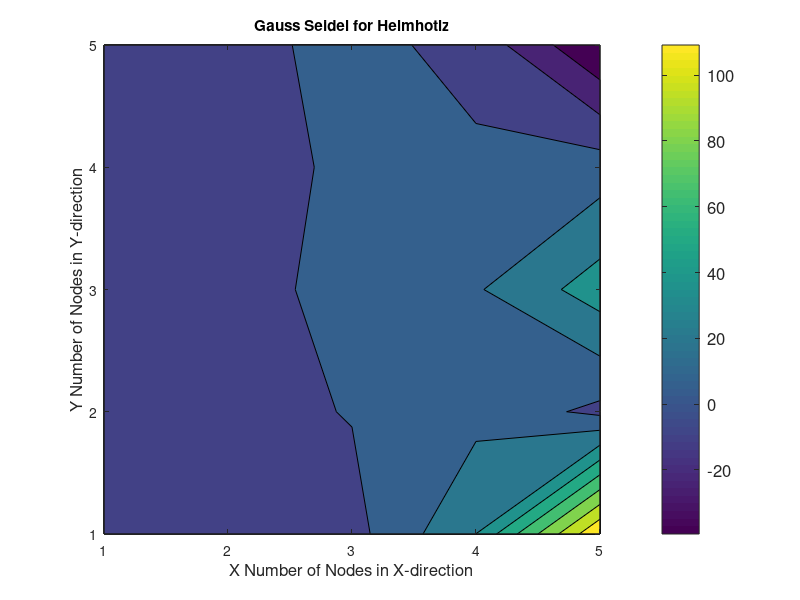
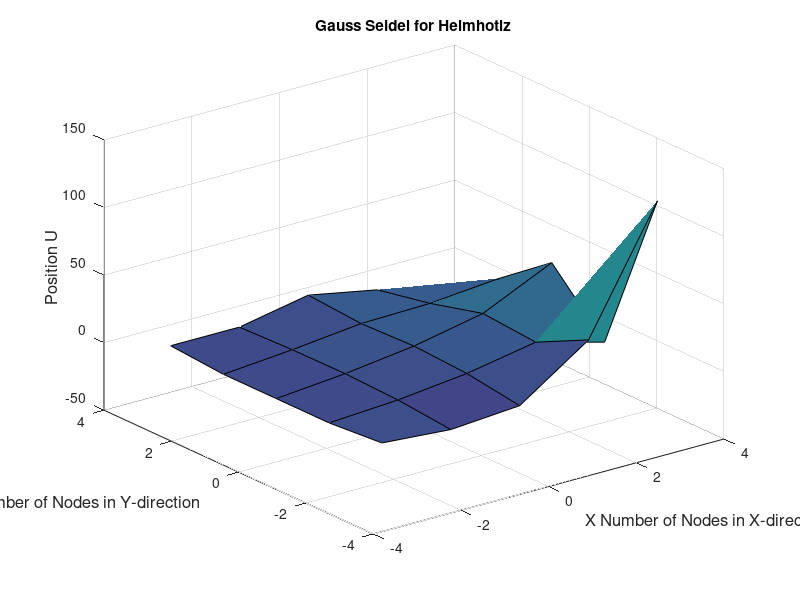

The MATLAB script that drew these images, in order:
%Scientific Computing MECE 5397
%Maria Violeta Paez 
%Project A - Helmholtz Equation
%Helmholtz Equation using Gauss-Seidel Method 

clc
clear all 

%Ghost nodes, made as input in order to manipulate the code
n=input('Enter your value for n= ')

%Given values, constants

gamma=-1; ax=-pi; ay=-pi; by=pi; bx=pi;

%Creating vector with linespace function
x=linspace(ax,bx,n); y=linspace(ay,by,n);

%Boundary conditions
u=zeros(n);
u(:,1)=ax;
u(:,n)=((bx-ax).^2.*cos((pi.*bx)./ax))+((y(:)-ay)./(by-ay)).*(bx.*(bx-ax).^2-((bx-ax).^2.*cos((pi.*bx)./ax)));
u(1,:)=x(:).*(x(:)-ax).^2;
u(n,:)=(x(:)-ax).^2.*cos(pi.*x(:)./ax);

h=bx/n; %Step Size 
it=1000;

for k=1:it
for  j=2:n-1
    for i=2:n-1
        F(i,j)=sin(pi.*((x(i)-ax)/(bx-ax))).*cos((pi/2).*(2.*(((y(j)-ay)/(by-ay))+1)));
        %Discritization 
        u(i,j)= 1/(4).*(u(i-1,j)+u(i+1,j)+u(i,j-1)+u(i,j+1)+F(i,j).*h.^2);
    end 
    u(i,n)= 1/(4).*(u(i-1,j)+u(i-1,j)+u(i,j-1)+u(i,j+1)+F(i,j).*h.^2);
end
end
%Plot 

figure
contourf(u)
colorbar('location','eastoutside','fontSize',12);
xlabel('X Number of Nodes in X-direction','fontSize',12);
ylabel('Y Number of Nodes in Y-direction','fontSize',12);
title('Gauss Seidel for Helmhotlz')
figure
surf(x,y,u)
xlabel('X Number of Nodes in X-direction','fontSize',12);
ylabel('Y Number of Nodes in Y-direction','fontSize',12);
zlabel('Position U','fontSize',12);
title('Gauss Seidel for Helmhotlz');
